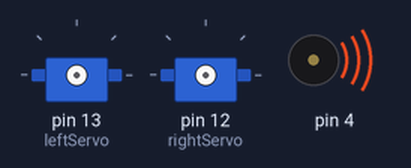
A sketch run on a simulated Arduino Uno, built with avr-gcc and run on an emulated ATmega328P. Parts: 2 × servo, buzzer (waves = sounding).

Above: at 0.1 s.
At 1.1 s:
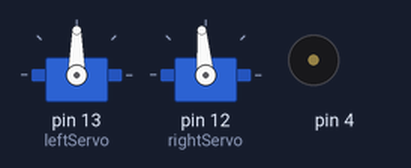
Timing chart, 0 to 2.6 s (numbered marks = the images above):
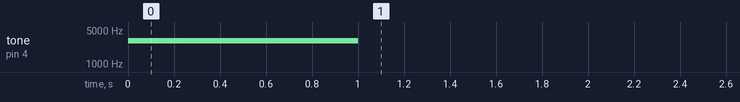

The sketch:

Forwards.ino
```cpp
#include <Servo.h>

Servo leftServo;
Servo rightServo;

//Wheel diameter = 2.5in
//Circumference of wheel = 2*pi*r = 7.86in
int full = 6980; //100% = 43.75rpm @1400/1600 us
int half = 10000; //50% = 28.25rpm @1450/1550 us
int quarter = 21000; //25% = 11.75rpm @1475/1525 us

void setup() {
  tone(4, 3000, 1000);
  delay(1000);

  leftServo.attach(13);
  rightServo.attach(12);

  //leftServo.writeMicroseconds(1385);
  //rightServo.writeMicroseconds(1600);
  //delay(full);

  //leftServo.writeMicroseconds(1448);
  //rightServo.writeMicroseconds(1550);
  //delay(half);

  leftServo.writeMicroseconds(1472);
  rightServo.writeMicroseconds(1525);
  delay(quarter);

  leftServo.detach();
  rightServo.detach();
}

void loop(){

}
```
